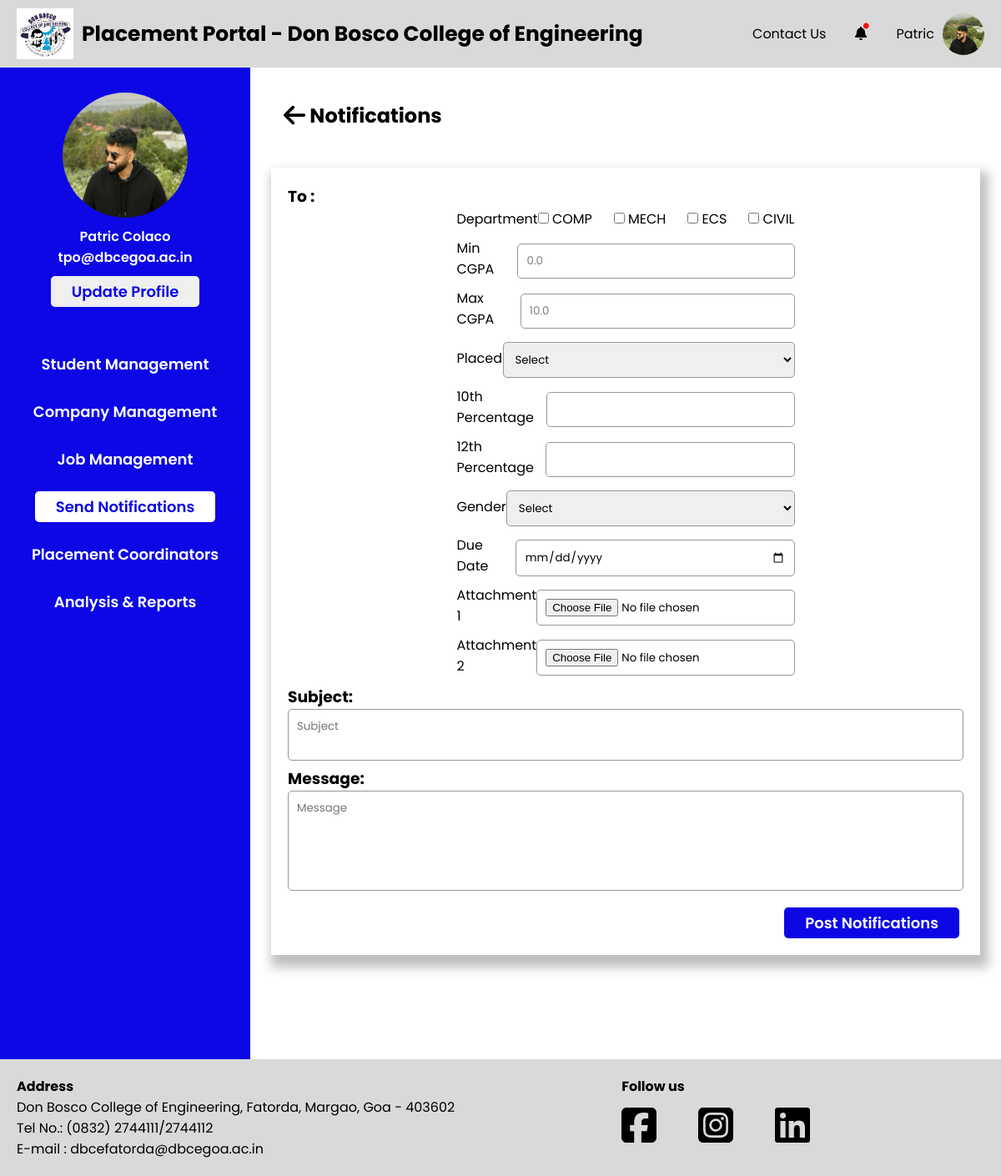
The app's page /PlacementCoordinator/notification-post.php (signed in) with its own data.
### tables this page shows
CREATE TABLE `department` (
  `Dept_id` int(11) NOT NULL,
  `Dept_name` varchar(255) NOT NULL
);

### PlacementCoordinator/notification-post.php (the view, shortened to what this page needs)
<!DOCTYPE html>
<html lang="en">
<head>
    <?php include './head.php' ?>
    <link rel="stylesheet" href="./css/notification-post.css">
</head>
<body>
    <div id="wrapper">
        <?php include './header.php' ?>
        <div class="container">
            <?php include './sidebar.php' ?>
            <div class="main-container">
                <div class="main-container-header">
                    <h2 class="main-container-heading"><a href="./notifications.php"><i class="fa-solid fa-arrow-left fa-lg" style="color: #000000;"></i></a>
                        Notifications</h2>
                </div>
                <div class="sections">
                    <form action="" method="post" enctype="multipart/form-data">
                        <h3>To :</h3>
                        <div class="form-adjust">
                            <div class="departmentbox">
                                <label for="">Department</label>
                                <div class="Checkbox">
                                    <?php
                                    global $conn;
                                    $fetchDepartmentQuery = "SELECT Dept_name as dname FROM department;";
                                    $fetchDepartment = $conn->prepare($fetchDepartmentQuery);
                                    $fetchDepartment->execute();
                                    $result = $fetchDepartment->get_result();
                                    while ($row = $result->fetch_assoc()) {
                                        echo '<div>
                                                    <input name="' . htmlspecialchars($row["dname"]) . '" type="checkbox">
                                                    <label for="">' . htmlspecialchars($row["dname"]) . '</label>
                                                </div>';
                                    }
                                    ?>
                                </div>
                            </div>
                            <div class="inputbox">
                                <label for="">Min CGPA</label>
                                <input name="min_cgpa" type="number" step="0.1" placeholder="0.0" min="0" max="10">
                            </div>
                            <div class="inputbox">
                                <label for="">Max CGPA</label>
                                <input name="max_cgpa" type="number" step="0.1" placeholder="10.0" min="0" max="10">
                            </div>
                            <div class="inputbox">
                                <label for="">Placed</label>
                                <select name="is_placed" id="">
                                    <option value="" disabled selected>Select</option>
                                </select>
                            </div>
                            <div class="inputbox">
                                <label for="">10th Percentage</label>
                                <input name="percentage_10" type="number">
                            </div>
                            <div class="inputbox">
                                <label for="">12th Percentage</label>
                                <input type="number" name="percentage_12">
                            </div>
                            <div class="inputbox">
                                <label for="">Gender</label>
                                <select name="gender" id="">
                                    <option value="" disabled selected>Select</option>
                                </select>
                            </div>
                            <div class="inputbox">
                                <label for="">Due Date</label>
                                <input type="date" name="due_date">
                            </div>
                            <div class="inputbox">
                                <label for="">Attachment 1</label>
                                <input type="file" name="attachment1">
                            </div>
                            <div class="inputbox">
                                <label for="">Attachment 2</label>
                                <input type="file" name="attachment2">
                            </div>
                        </div>
                        <h3>Subject:</h3>
                        <textarea name="subject" class="textarea-subject" placeholder="Subject" id=""></textarea>
                        <h3>Message:</h3>
                        <textarea name="message" class="textarea-message" placeholder="Message" id=""></textarea>
                        <a href="./notification-post.php"><button class="add-button">Post Notifications</button></a>
                    </form>
                </div>
            </div>
        </div>
        <?php include './footer.php' ?>
    </div>
</body>
</html>

### PlacementCoordinator/css/footer.css (style rules this page uses)
a { all: unset; }

### PlacementCoordinator/css/root.css (style rules this page uses)
*,*::after,*::before { padding: 0; margin: 0; box-sizing: border-box; font-family: "Poppins", sans-serif; }
:root { --primary-blue : #0C07E4; --primary-grey : #d9d9d9; --primary-white : white; --primary-red : #FB1616; --secondary-grey : #969696; }

### PlacementCoordinator/css/notification-post.css (style rules this page uses)
#wrapper { position: relative; }
.container { width: 100%; display:flex ; }
.main-container { width: 75%; padding: 25px; margin-bottom: 50px; }
.main-container-heading > a { cursor: pointer; }
.main-container-header { display: flex; justify-content: space-between; align-items: center; padding: 15px; }
.sections { position: relative; margin-top: 30px; box-shadow: 5px 10px 12.3px 5px rgba(0, 0, 0, .25); padding: 20px; margin-bottom: 50px; }
.form-adjust { width: 50%; margin: 0 auto; }
.inputbox { display: flex; justify-content: space-between; align-items: center; margin-bottom: 10px; }
.departmentbox { display: flex; justify-content: space-between; align-items: center; margin-bottom: 10px; }
.Checkbox { width: 350px; display:flex; justify-content: space-between; }
.inputbox input, select { border: 1px solid var(--secondary-grey); width: 350px; padding: 10px; border-radius: 5px; margin-top: 5px; outline: none; }
.inputbox input::placeholder { color:grey; }
.textarea-subject { border: 1px solid var(--secondary-grey); outline: none; resize: none; padding: 10px; width: 100%; border-radius: 5px; }
.textarea-message { border: 1px solid var(--secondary-grey); outline: none; resize: none; padding:10px ; width: 100%; height:120px; border-radius: 5px; margin-bottom: 50px; }
.sections .add-button { padding-block: 5px; padding-inline: 25px; border-radius: 5px; border: none; font-weight: 600; font-size: 18px; cursor: pointer; background-color: var(--primary-blue); color: var(--primary-white); position: absolute; right: 25px; bottom: 20px; }

### records on screen
department: Dept_name "COMP"
department: Dept_name "MECH"
department: Dept_name "ECS"
department: Dept_name "CIVIL"
